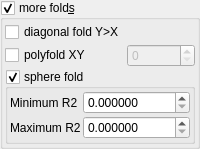
    <widget class="MyGroupBox" name="groupCheck_transf_function_enabled_false">
     <property name="toolTip">
      <string/>
     </property>
     <property name="title">
      <string>more fold&amp;s</string>
     </property>
     <property name="checkable">
      <bool>true</bool>
     </property>
     <layout class="QVBoxLayout" name="verticalLayout_33" stretch="0,0">
      <property name="spacing">
       <number>2</number>
      </property>
      <property name="leftMargin">
       <number>2</number>
      </property>
      <property name="topMargin">
       <number>2</number>
      </property>
      <property name="rightMargin">
       <number>2</number>
      </property>
      <property name="bottomMargin">
       <number>2</number>
      </property>
      <item>
       <layout class="QGridLayout" name="gridLayout_9" columnstretch="0,1">
        <property name="spacing">
         <number>2</number>
        </property>
        <item row="0" column="0">
         <widget class="MyCheckBox" name="checkBox_transf_function_enabledCx_false">
          <property name="text">
           <string notr="true">diagonal fold Y&gt;X</string>
          </property>
         </widget>
        </item>
        <item row="1" column="0">
         <widget class="MyCheckBox" name="checkBox_transf_function_enabledP_false">
          <property name="font">
           <font>
            <weight>50</weight>
            <bold>false</bold>
           </font>
          </property>
          <property name="text">
           <string>polyfold XY</string>
          </property>
         </widget>
        </item>
        <item row="1" column="1">
         <widget class="MySpinBox" name="spinboxInt_transf_int_6">
          <property name="enabled">
           <bool>false</bool>
          </property>
          <property name="sizePolicy">
           <sizepolicy hsizetype="Minimum" vsizetype="Maximum">
            <horstretch>0</horstretch>
            <verstretch>0</verstretch>
           </sizepolicy>
          </property>
          <property name="maximum">
           <number>999</number>
          </property>
         </widget>
        </item>
       </layout>
      </item>
      <item>
       <widget class="MyGroupBox" name="groupCheck_transf_function_enabledS_false">
        <property name="toolTip">
         <string/>
        </property>
        <property name="title">
         <string>sphere fold&amp;</string>
        </property>
        <property name="checkable">
         <bool>true</bool>
        </property>
        <layout class="QVBoxLayout" name="verticalLayout_34" stretch="0">
         <property name="spacing">
          <number>2</number>
         </property>
         <property name="leftMargin">
          <number>2</number>
         </property>
         <property name="topMargin">
          <number>2</number>
         </property>
         <property name="rightMargin">
          <number>2</number>
         </property>
         <property name="bottomMargin">
          <number>2</number>
         </property>
         <item>
          <layout class="QGridLayout" name="gridLayout_2" columnstretch="0,1" columnminimumwidth="0,0">
           <item row="1" column="1">
            <widget class="MyDoubleSpinBox" name="spinbox_transf_maxR2_1">
             <property name="sizePolicy">
              <sizepolicy hsizetype="Minimum" vsizetype="Maximum">
               <horstretch>0</horstretch>
               <verstretch>0</verstretch>
              </sizepolicy>
             </property>
             <property name="prefix">
              <string/>
             </property>
             <property name="decimals">
              <number>6</number>
             </property>
             <property name="minimum">
              <double>0.000000000000000</double>
             </property>
             <property name="singleStep">
              <double>0.100000000000000</double>
             </property>
            </widget>
           </item>
           <item row="1" column="0">
            <widget class="QLabel" name="label_16">
             <property name="text">
              <string>Maximum R2</string>
             </property>
            </widget>
           </item>
           <item row="0" column="0">
            <widget class="QLabel" name="label_47">
             <property name="text">
              <string>Minimum R2</string>
             </property>
            </widget>
           </item>
           <item row="0" column="1">
            <widget class="MyDoubleSpinBox" name="spinbox_transf_minimum_radius_0">
             <property name="sizePolicy">
              <sizepolicy hsizetype="Minimum" vsizetype="Maximum">
               <horstretch>0</horstretch>
               <verstretch>0</verstretch>
              </sizepolicy>
             </property>
             <property name="prefix">
              <string/>
             </property>
             <property name="decimals">
              <number>6</number>
             </property>
             <property name="minimum">
              <double>0.000000000000000</double>
             </property>
             <property name="singleStep">
              <double>0.100000000000000</double>
             </property>
            </widget>
           </item>
          </layout>
         </item>
        </layout>
       </widget>
      </item>
     </layout>
    </widget>
